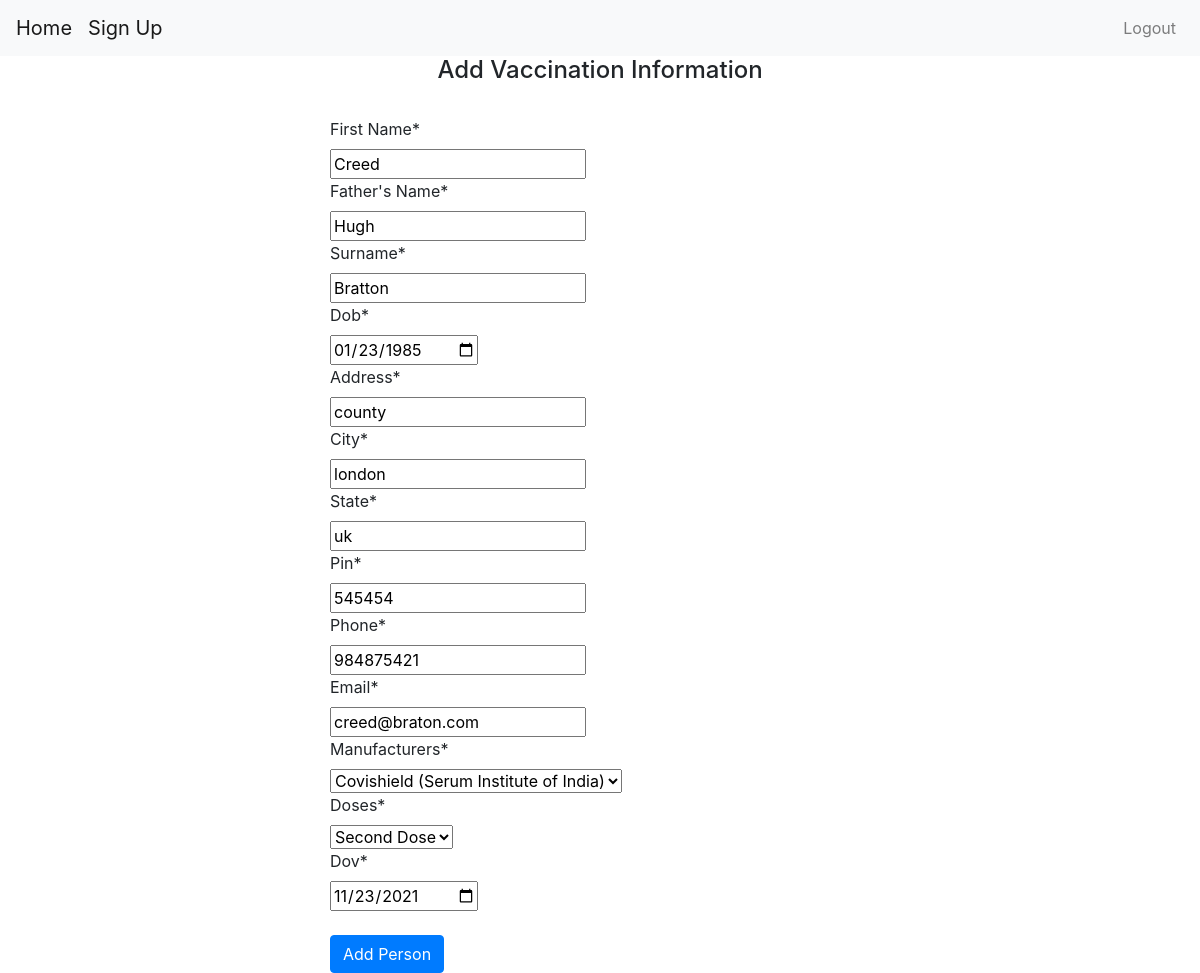
Before: /update-details/6/ (signed in) with the older database file.
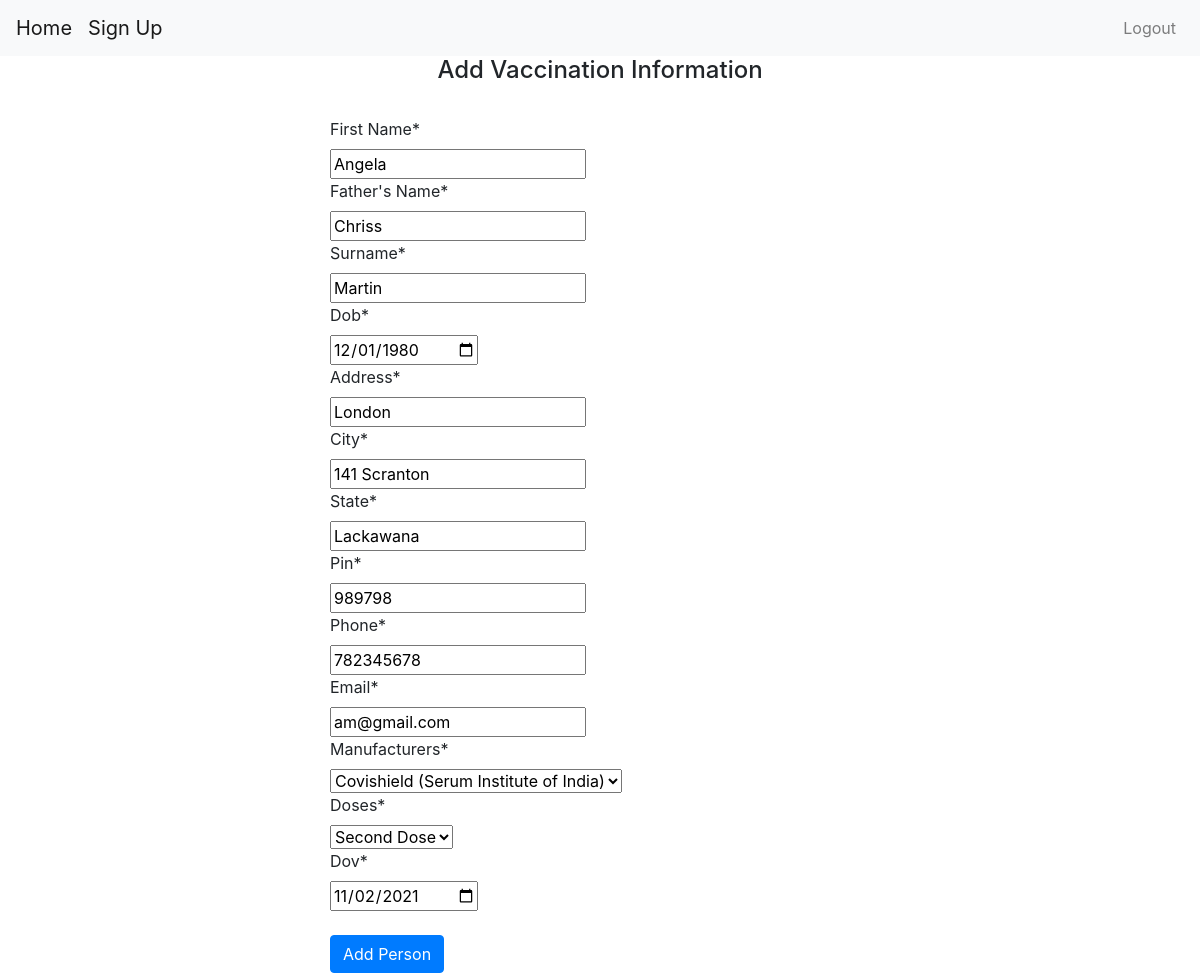
After: the same page with the newer database file.
### portal/models.py (models this page shows, shortened)
class Person(models.Model):
    manufacturers = [
        ('Covaxin', 'Covaxin (Bharat Biotech)'),
        ('Covishield', 'Covishield (Serum Institute of India)'),
        ('Sputnik', 'Sputnik V'),
    ]
    doses = [
        ('1st', 'First Dose'),
        ('2nd', 'Second Dose'),
    ]
    name = models.CharField(max_length=500, verbose_name='First Name')
    fname = models.CharField(max_length=500, verbose_name="Father's Name")
    lname = models.CharField(max_length=500, verbose_name="Surname")
    dob = models.DateField(auto_now_add=False, verbose_name='Date of Birth')
    address = models.CharField(max_length=500)
    city = models.CharField(max_length=50)
    state = models.CharField(max_length=50)
    pin = models.IntegerField()
    phone = models.IntegerField()
    email = models.EmailField(max_length=254)
    manufacturers = models.CharField(max_length=50, choices=manufacturers)
    doses = models.CharField(max_length=50, choices=doses)
    dov = models.DateField(auto_now_add=False, verbose_name='Date of Vaccination')

### portal/views.py (the view)
# urls.py: path('update-details/<str:pk>/', views.update_view, name='update-details'),
def update_view(request, pk):
    context = {}
    obj = get_object_or_404(Person, id=pk)
    form = PersonForm(request.POST or None, instance=obj)
    if form.is_valid():
        form.save()
        messages.success(request, 'Vaccination details of a {} updated successfully.'.format(str(obj)))
        return redirect('dashboard')
    context['person_object'] = form
    return render(request, 'add-vaccine-details.html', context)

### portal/forms.py
class PersonForm(forms.ModelForm):
    dob = fields.DateField(widget=forms.widgets.DateInput(attrs={'type': 'date'}))
    dov = fields.DateField(widget=forms.widgets.DateInput(attrs={'type': 'date'}))
    class Meta:
        model = Person
        fields = '__all__'

### portal/templates/add-vaccine-details.html (shortened to what this page needs)
{% extends 'base.html' %}
{% block content %}
    {% if user.is_authenticated %}
      {% load crispy_forms_tags %}
        <div class="col-lg-12 student">
        <div class="container">
        <div class="row">
        <div class="col-lg-12 text-center">
        <h4>Add Vaccination Information</h4> <br>
        </div>
        <div class="col-lg-6 mx-auto forms">
        <form action="." method="post">
        {{person_object|crispy}}
        <br>
        <button class="btn btn-primary" type="submit">Add Person</button>
        </form>
        </div>
        </div>
        </div>
        </div>
    {% else %}
            <a class="btn btn-primary btn-lg" href="{% url 'login' %}" role="button">Log In</a>
            <p>You are not logged in</p>
            <a href="{% url 'login' %}">Log In</a>
    {% endif %}
{% endblock %}

### portal/templates/base.html (shortened to what this page needs)
{% load static %}
<!DOCTYPE html>
<html>
<head>
    <link rel="stylesheet" href="https://maxcdn.bootstrapcdn.com/bootstrap/4.0.0/css/bootstrap.min.css">
	<link rel="stylesheet" href="https://use.fontawesome.com/releases/v5.8.2/css/all.css">
    <link href="{% static 'css/styles.css' %}" rel="stylesheet">
</head>
<body>
    <nav class="navbar navbar-expand-lg navbar-light bg-light ">
      <a href="/" class="navbar-brand">Home</a>
      <a href="{% url 'signup' %}" class="navbar-brand">Sign Up</a>
        <div class="collapse navbar-collapse" id="navbarCollapse">
            <div class="navbar-nav ml-auto">
              {% if user.is_authenticated %}
                <a href="{% url 'logout' %}" class="nav-item nav-link">Logout</a>
              {% else %}
                <a href="{% url 'login' %}" class="nav-item nav-link">Login</a>
              {% endif %}
            </div>
        </div>
    </nav>
    <div >
    {% block content %}
    {% endblock %}
    </div>
</body>
</html>

### portal/static/css/styles.css (style rules this page uses)
body { margin: 0; }

Changed rows visible on the page:
changed Person "Covishield (Serum Institute of India)": name "Creed" → "Angela"; fname "Hugh" → "Chriss"; lname "Bratton" → "Martin"; dob "01/23/1985" → "12/01/1980"; address "county" → "London"; city "london" → "141 Scranton"; state "uk" → "Lackawana"; pin "545454" → "989798"; phone "984875421" → "782345678"; email "creed@braton.com" → "am@gmail.com"; dov "11/23/2021" → "11/02/2021"
